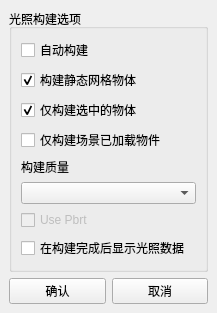
<?xml version="1.0" encoding="UTF-8"?>
<ui version="4.0">
 <class>Lightmap</class>
 <widget class="QMainWindow" name="Lightmap">
  <property name="geometry">
   <rect>
    <x>0</x>
    <y>0</y>
    <width>217</width>
    <height>311</height>
   </rect>
  </property>
  <property name="windowTitle">
   <string>光照图管理器</string>
  </property>
  <widget class="QWidget" name="centralwidget">
   <layout class="QVBoxLayout" name="verticalLayout">
    <item>
     <widget class="QGroupBox" name="groupBox">
      <property name="title">
       <string>光照构建选项</string>
      </property>
      <layout class="QVBoxLayout" name="verticalLayout_2">
       <item>
        <widget class="QCheckBox" name="checkBox_2">
         <property name="text">
          <string>自动构建</string>
         </property>
         <property name="checked">
          <bool>false</bool>
         </property>
        </widget>
       </item>
       <item>
        <widget class="QCheckBox" name="m_isBuildStatic">
         <property name="enabled">
          <bool>true</bool>
         </property>
         <property name="text">
          <string>构建静态网格物体</string>
         </property>
         <property name="checked">
          <bool>true</bool>
         </property>
        </widget>
       </item>
       <item>
        <widget class="QCheckBox" name="m_isBuildSelectedOnly">
         <property name="text">
          <string>仅构建选中的物体</string>
         </property>
         <property name="checked">
          <bool>true</bool>
         </property>
        </widget>
       </item>
       <item>
        <widget class="QCheckBox" name="checkBox_6">
         <property name="text">
          <string>仅构建场景已加载物件</string>
         </property>
        </widget>
       </item>
       <item>
        <widget class="QLabel" name="label">
         <property name="text">
          <string>构建质量</string>
         </property>
        </widget>
       </item>
       <item>
        <widget class="QComboBox" name="comboBox"/>
       </item>
       <item>
        <widget class="QCheckBox" name="checkBox">
         <property name="enabled">
          <bool>false</bool>
         </property>
         <property name="text">
          <string>Use Pbrt</string>
         </property>
        </widget>
       </item>
       <item>
        <widget class="QCheckBox" name="checkBox_5">
         <property name="text">
          <string>在构建完成后显示光照数据</string>
         </property>
         <property name="checked">
          <bool>false</bool>
         </property>
        </widget>
       </item>
       <item>
        <spacer name="verticalSpacer">
         <property name="orientation">
          <enum>Qt::Vertical</enum>
         </property>
         <property name="sizeHint" stdset="0">
          <size>
           <width>20</width>
           <height>40</height>
          </size>
         </property>
        </spacer>
       </item>
      </layout>
     </widget>
    </item>
    <item>
     <layout class="QHBoxLayout" name="horizontalLayout">
      <item>
       <widget class="QPushButton" name="m_testBake">
        <property name="text">
         <string>确认</string>
        </property>
       </widget>
      </item>
      <item>
       <widget class="QPushButton" name="pushButton">
        <property name="text">
         <string>取消</string>
        </property>
       </widget>
      </item>
     </layout>
    </item>
   </layout>
  </widget>
  <widget class="QMenuBar" name="menubar">
   <property name="geometry">
    <rect>
     <x>0</x>
     <y>0</y>
     <width>217</width>
     <height>23</height>
    </rect>
   </property>
  </widget>
 </widget>
 <resources/>
 <connections>
  <connection>
   <sender>pushButton</sender>
   <signal>clicked()</signal>
   <receiver>Lightmap</receiver>
   <slot>hide()</slot>
   <hints>
    <hint type="sourcelabel">
     <x>173</x>
     <y>257</y>
    </hint>
    <hint type="destinationlabel">
     <x>191</x>
     <y>205</y>
    </hint>
   </hints>
  </connection>
 </connections>
</ui>
